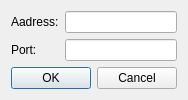
<?xml version="1.0" encoding="UTF-8"?>
<ui version="4.0">
 <class>UhendumiseAken</class>
 <widget class="QDialog" name="UhendumiseAken">
  <property name="geometry">
   <rect>
    <x>0</x>
    <y>0</y>
    <width>174</width>
    <height>97</height>
   </rect>
  </property>
  <property name="windowTitle">
   <string>Sisestage aadress, kuhu ühenduda</string>
  </property>
  <layout class="QVBoxLayout" name="verticalLayout">
   <item>
    <layout class="QGridLayout" name="gridLayout">
     <item row="0" column="0">
      <widget class="QLabel" name="aadressSilt">
       <property name="text">
        <string>Aadress:</string>
       </property>
      </widget>
     </item>
     <item row="0" column="1">
      <widget class="QLineEdit" name="aadressEdit"/>
     </item>
     <item row="1" column="0">
      <widget class="QLabel" name="portSilt">
       <property name="text">
        <string>Port:</string>
       </property>
      </widget>
     </item>
     <item row="1" column="1">
      <widget class="QLineEdit" name="portEdit"/>
     </item>
    </layout>
   </item>
   <item>
    <widget class="QDialogButtonBox" name="buttonBox">
     <property name="orientation">
      <enum>Qt::Horizontal</enum>
     </property>
     <property name="standardButtons">
      <set>QDialogButtonBox::Cancel|QDialogButtonBox::Ok</set>
     </property>
    </widget>
   </item>
  </layout>
 </widget>
 <resources/>
 <connections>
  <connection>
   <sender>buttonBox</sender>
   <signal>accepted()</signal>
   <receiver>UhendumiseAken</receiver>
   <slot>accept()</slot>
   <hints>
    <hint type="sourcelabel">
     <x>248</x>
     <y>254</y>
    </hint>
    <hint type="destinationlabel">
     <x>157</x>
     <y>274</y>
    </hint>
   </hints>
  </connection>
  <connection>
   <sender>buttonBox</sender>
   <signal>rejected()</signal>
   <receiver>UhendumiseAken</receiver>
   <slot>reject()</slot>
   <hints>
    <hint type="sourcelabel">
     <x>316</x>
     <y>260</y>
    </hint>
    <hint type="destinationlabel">
     <x>286</x>
     <y>274</y>
    </hint>
   </hints>
  </connection>
 </connections>
</ui>
